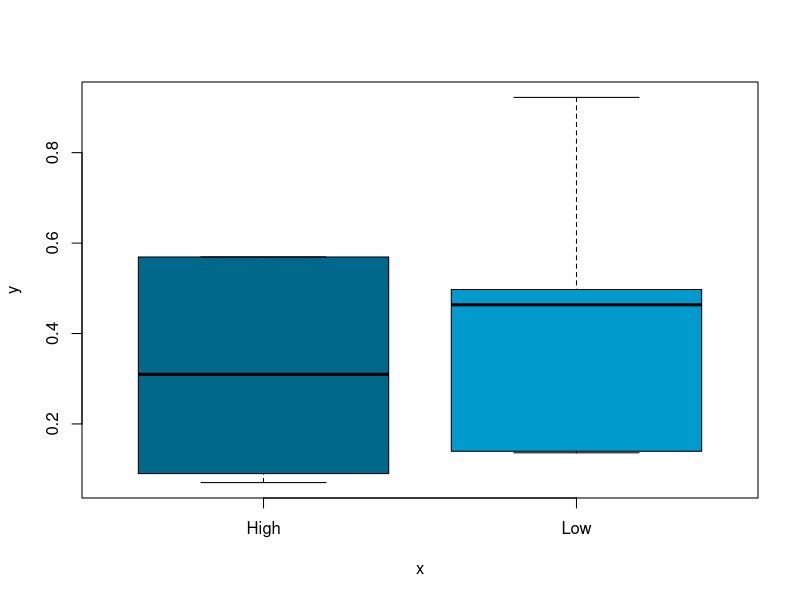
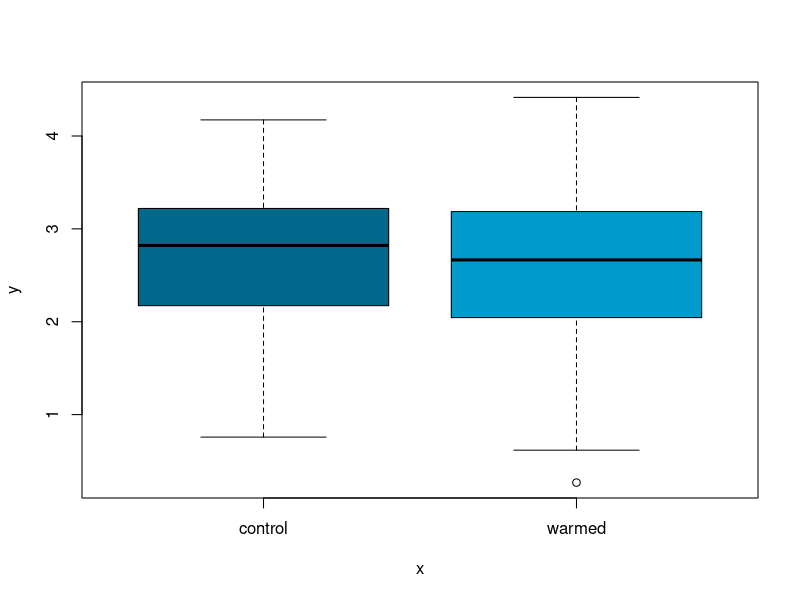
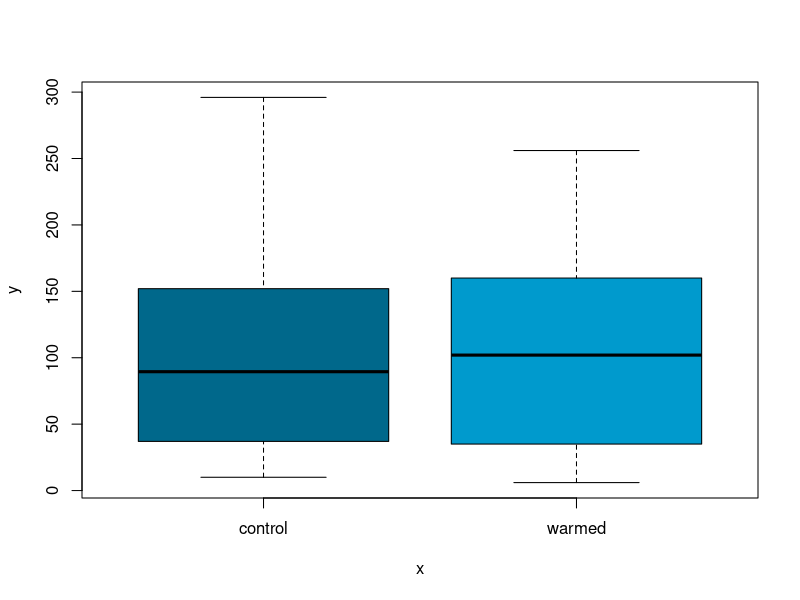
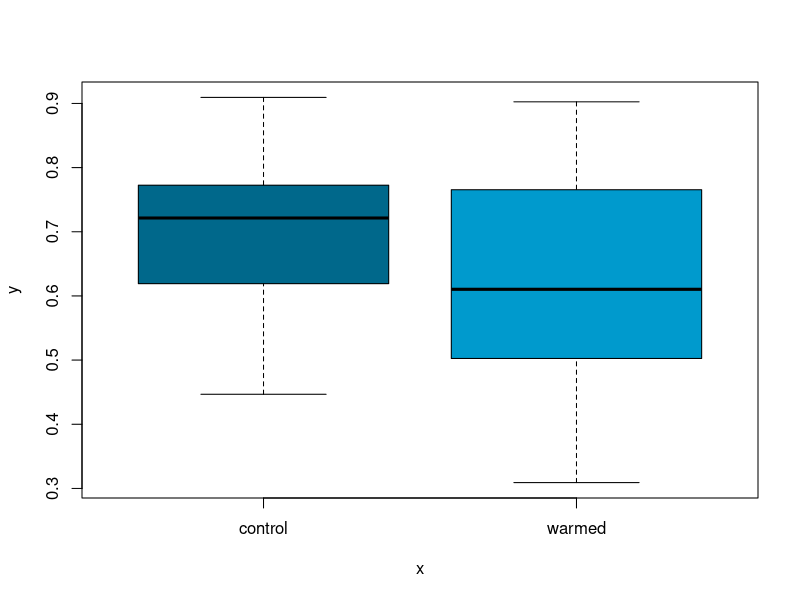
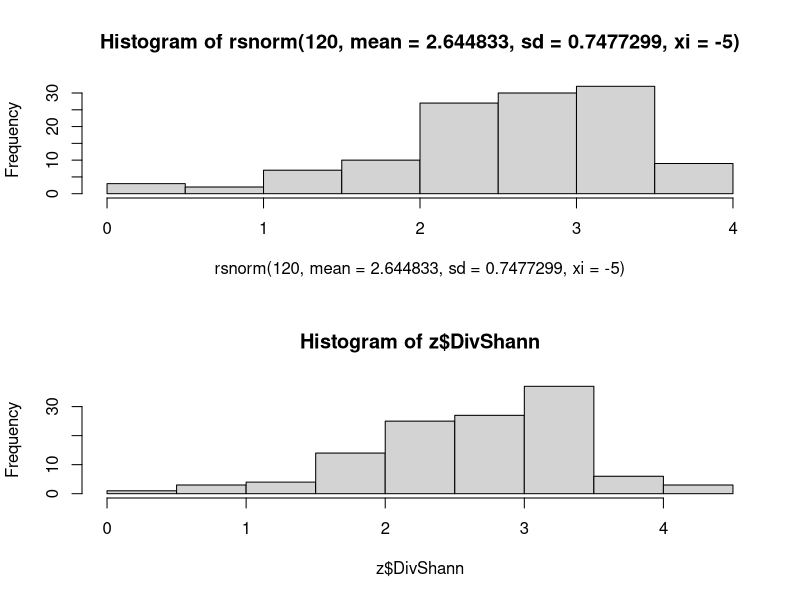

Reproduce these figures in R, in order. (Note: this script raises an error after producing the figures.)
## ---- chunk 1
##################################################
# FUNCTION: anova
# performs an analysis of variance
# inputs: a vector of categorical data (x) and a vector of continuous data (y)
# outputs: degrees of freedom, sums of squares, mean, F-value, and p-value
#------------------------------------------------- 
anova <- function(dataFrame=data.frame(as.factor(rep(c("High","Low"),each=5)),runif(10))) {
  x <- dataFrame[,1]
  y <- dataFrame[,2]
  newDataFrame <- data.frame(x,y)
  myMod <- aov(y~x, data = newDataFrame)
  myOut <- summary(myMod)
  return(myOut)
}

anova()

##################################################
# FUNCTION: anovaGraph
# performs an analysis of variance and creates a boxplot depicting the results
# inputs: a vector of categorical data (x) and a vector of continuous data (y)
# outputs: barplot 
#------------------------------------------------- 
anovaGraph <- function(dataFrame=data.frame(as.factor(rep(c("High","Low"),each=5)),runif(10))) {
  x <- dataFrame[,1]
  y <- dataFrame[,2]
  newDataFrame <- data.frame(x,y)
  myMod <- aov(y~x, data = newDataFrame)
  myOut <- boxplot(y~x,data=newDataFrame,col=c("deepskyblue4","deepskyblue3","deepskyblue2"))
  return(myOut)
}

anovaGraph()

## ---- chunk 2

# Read in the data from Homework 4
z <- read.table("Data.csv", header = TRUE, sep=",", stringsAsFactors=FALSE)

# Effect of warming treatment on Shannon diversity
x <- data.frame(z$WarmingTreatment,z$DivShann)
anova(x)
anovaGraph(x)

# Effect of warming treatment on richness
y <- data.frame(z$WarmingTreatment,z$Richness)
anova(y)
anovaGraph(y)

# Effect of warming treatment on evenness
a <- data.frame(z$WarmingTreatment,z$Evenness)
anova(a)
anovaGraph(a)

## ---- chunk 3

# Read in original data
z <- read.table("Data.csv", header = TRUE, sep=",", stringsAsFactors=FALSE)

# Create random response variable data
library(fGarch)

par(mfrow = c(2,1))
hist(rsnorm(120, mean = 2.644833, sd = 0.7477299, xi = -5)) # PLAY AROUND MORE WITH PARAMETERS UNTIL THIS MATCHES SECOND GRAPH
hist(z$DivShann)

mean(z$DivShann)
sd(z$DivShann)





# Test the effect of warming treatment on the response using the random data
randomData <- data.frame(z$WarmingTreatment,y)
anova(randomData)
anovaGraph(randomData)
